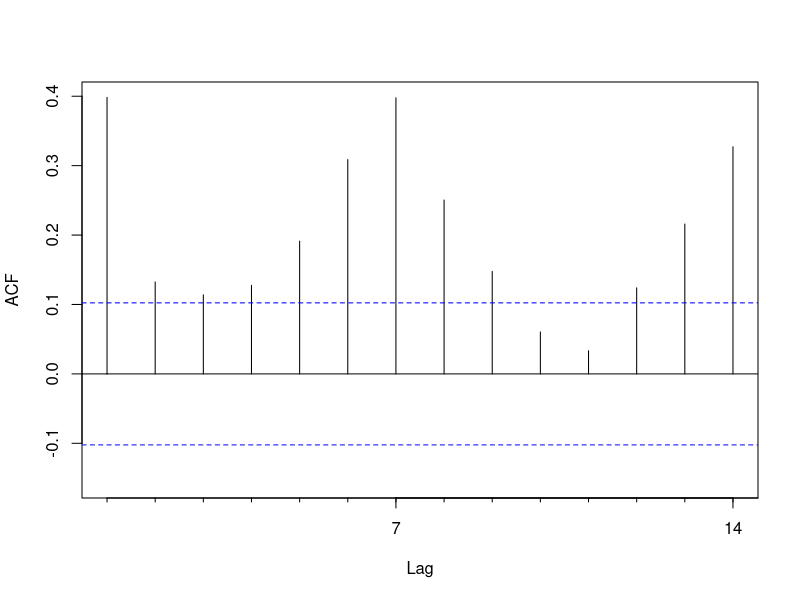
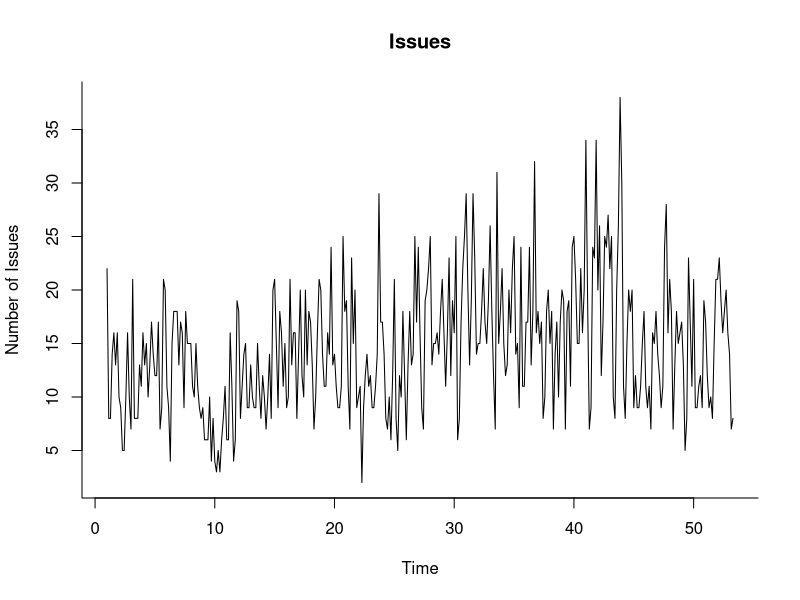
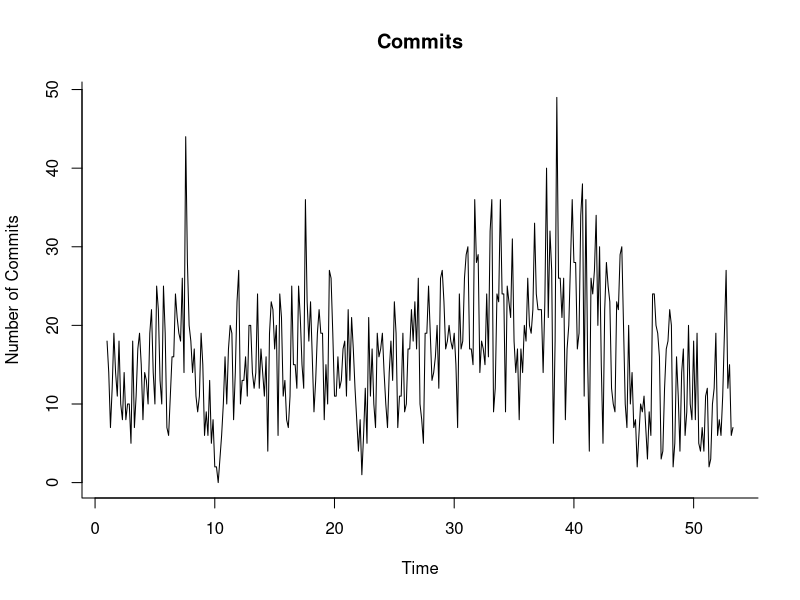
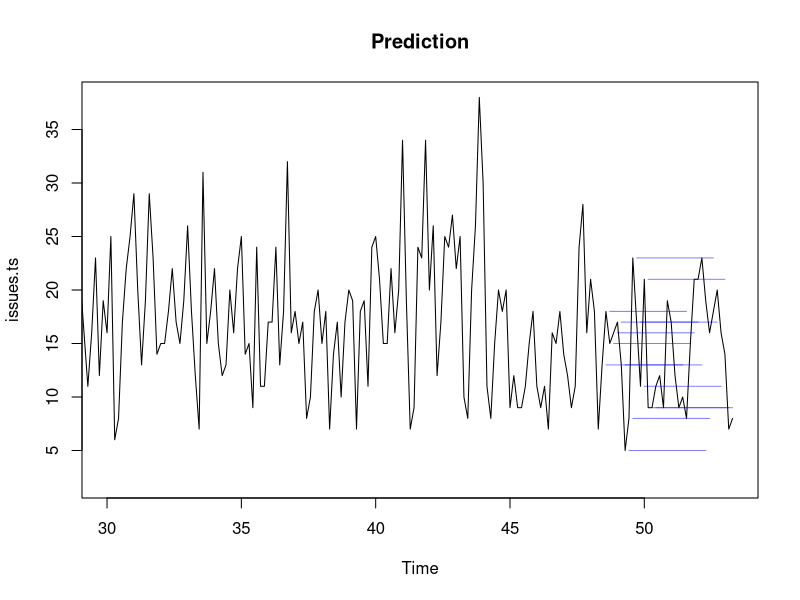
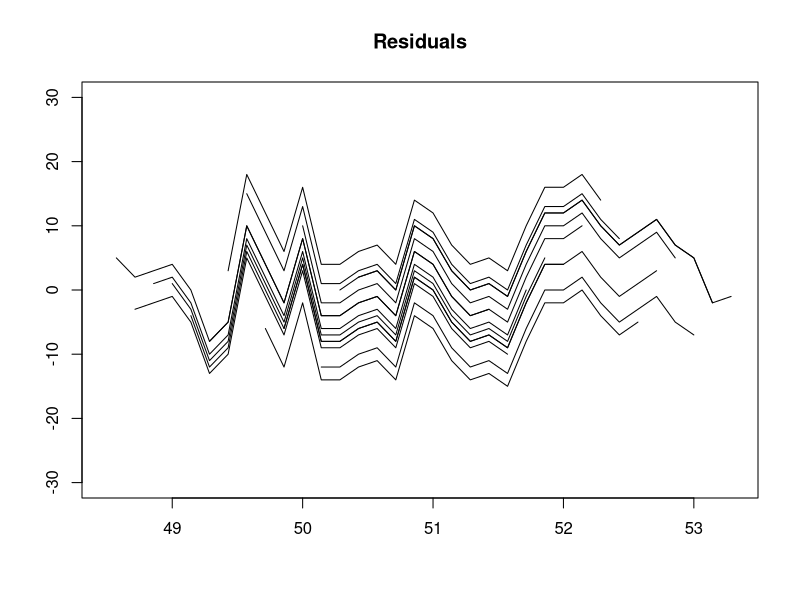
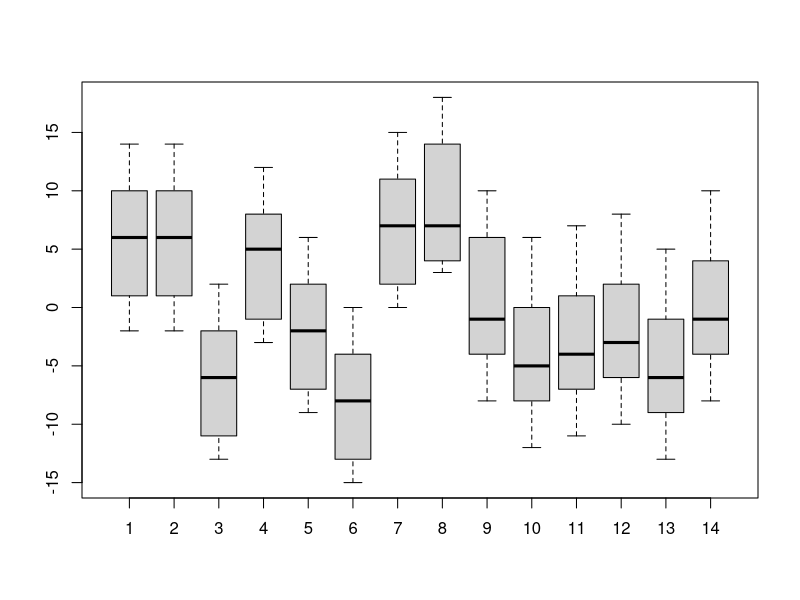
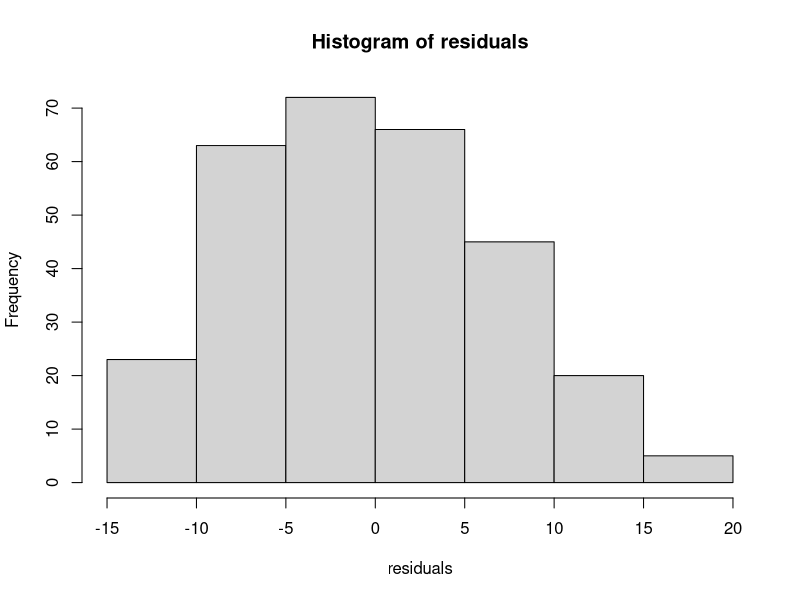
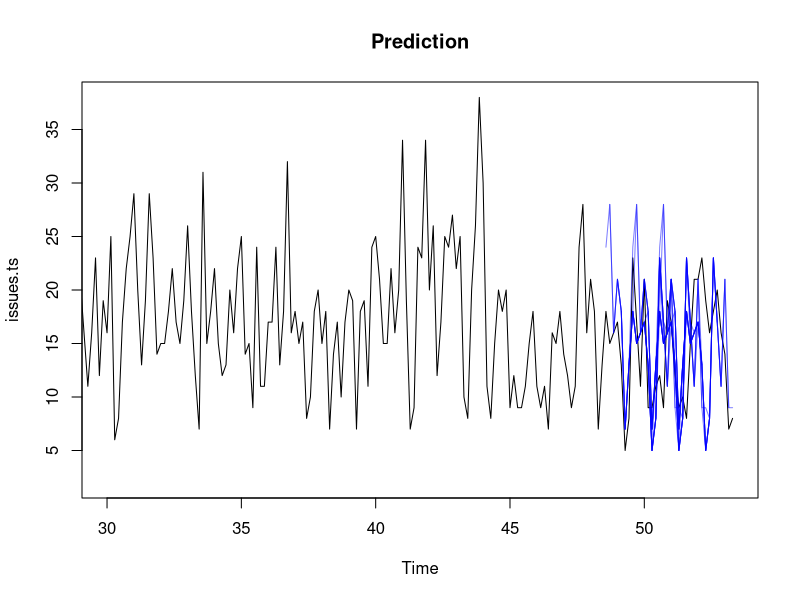

These figures' R source, in order: (Note: this script raises an error after producing the figures.)
## ---- chunk 1
#install.packages('forecast')

library('forecast')
library(knitr)
#load the data frame
issues.csv <- read.csv("issues/julialang_julia.csv")
commits.csv <- read.csv("commits/julialang_julia.csv")

issues.csv$date = as.POSIXlt(as.Date(issues.csv$date,format='%m/%d/%Y'))
commits.csv$date = as.POSIXlt(as.Date(commits.csv$date,format='%m/%d/%Y'))
## ---- chunk 2
to_date <- issues.csv$date[length(issues.csv$date)]
from_date <- to_date
from_date$year <- from_date$year - 1

issues.csv <- subset(issues.csv, date <= to_date & date >= from_date)
commits.csv <- subset(commits.csv, date <= to_date & date >= from_date)
## ---- chunk 3
#loading issues and commits into a ts object
issues.ts <- ts(issues.csv$number_of_issues, frequency = 7) 

Acf(issues.ts, lag.max = 14, main = "")

commits.ts <- ts(commits.csv$number_of_commits, frequency = 7) 
plot(issues.ts, main = 'Issues', bty = 'l', ylab = 'Number of Issues')
plot(commits.ts, main = 'Commits', bty = 'l', ylab = 'Number of Commits')
## ---- chunk 4
time <- time(issues.ts)

n.sample <- 14
n.valid <- 21


separate.train.test <- function(timeserie, n.valid) {
  time <- time(timeserie)
  n.train <- length(timeserie) - n.valid
  results = list()
  results$train.ts <- window(timeserie, start=time[1], end=time[n.train])
  results$valid.ts <- window(timeserie, start=time[n.train+1], end=time[n.train+n.valid])
  return(results)
}

all.issues <- sapply(0:(n.sample - 1), function(i) return(separate.train.test(window(issues.ts,start=time[1],end=time[length(issues.ts)-i]), n.valid)))

issues  <- separate.train.test(issues.ts, n.valid)
commits  <- separate.train.test(commits.ts, n.valid)
## ---- chunk 5
mean.all.accuracy <- function(all.forecast) {
  Reduce("+", all.forecast['summary',])/length(all.forecast['summary',])
}

plot.all.residuals <- function(all.forecast) {
  plot(1, type="l", xlab="", ylab="", main="Residuals", xlim=c(48.5, 53.3), ylim=c(-30, 30))
  sapply(1:n.sample, function(i) lines(all.forecast['residual',i]$residual))
  return(NULL)
}

plot.all.pred <- function(all.forecast) {
  plot(issues.ts, main="Prediction",xlim=c(30, 53.3))
  if (class(all.forecast['pred',1]$pred) == "forecast") {
    sapply(1:n.sample, function(i) lines(all.forecast['pred',i]$pred$mean, col=rgb(0, 0, 1, 0.5)))
  } else {
    sapply(1:n.sample, function(i) lines(all.forecast['pred',i]$pred, col=rgb(0, 0, 1, 0.5)))
  }
  return(NULL)
}

hist.all.residuals <- function(all.forecast) {
  residuals <- sapply(1:n.sample, function(i) as.numeric(all.forecast['residual',i]$residual))
  boxplot(residuals)
  hist(residuals)
  quantile(residuals,c(0.975,0.95,0.05,0.025))
}
## ---- chunk 6

naive.forecast <- function(sample) {
  results = list()
  results$valid <- sample$valid.ts
  results$pred <- naive(sample$train.ts, h=n.valid)
  results$residual <- sample$valid.ts - results$pred$mean
  results$summary <- accuracy(results$pred, sample$valid.ts)
  
  return(results)
}

all.naive.forecast <- sapply(1:n.sample, function(i) return(naive.forecast(all.issues[,i])))

kable(mean.all.accuracy(all.naive.forecast))
plot.all.pred(all.naive.forecast)
plot.all.residuals(all.naive.forecast)
hist.all.residuals(all.naive.forecast)

## ---- chunk 7
snaive.forecast <- function(sample) {
  results = list()
  results$valid <- sample$valid.ts
  results$pred <- snaive(sample$train.ts, h=n.valid)
  results$residual <- sample$valid.ts - results$pred$mean
  results$summary <- accuracy(results$pred, sample$valid.ts)
  
  return(results)
}

all.snaive.forecast <- sapply(1:n.sample, function(i) return(snaive.forecast(all.issues[,i])))

kable(mean.all.accuracy(all.snaive.forecast))
plot.all.pred(all.snaive.forecast)
plot.all.residuals(all.snaive.forecast)
hist.all.residuals(all.snaive.forecast)
## ---- chunk 8
hw.forecast <- function(sample) {
  results = list()
  results$valid <- sample$valid.ts
  results$model <- ets(sample$train.ts, model = "ZAA")
  results$pred <- forecast(results$model, h=n.valid)
  results$residual <- sample$valid.ts - results$pred$mean
  results$summary <- accuracy(results$pred, sample$valid.ts)
  
  return(results)
}

all.hw.forecast <- sapply(1:n.sample, function(i) return(hw.forecast(all.issues[,i])))

kable(mean.all.accuracy(all.hw.forecast))
plot.all.pred(all.hw.forecast)
plot.all.residuals(all.hw.forecast)
hist.all.residuals(all.hw.forecast)
## ---- chunk 9
ma.dd.forecast <- function(sample) {
  train.issues.d1 <- diff(sample$train.ts, lag = 1)
  train.issues.d1.d7 <- diff(train.issues.d1, lag = 7)
  
  ma.trailing <- rollmean(train.issues.d1.d7, k = 7, align = "right")
  last.ma <- tail(ma.trailing, 1)
  ma.trailing.pred <- ts(c(ma.trailing, rep(last.ma, n.valid)), start=c(3, 1), frequency = 7)
  
  ma.dd.pred.d1 <- train.issues.d1
  ma.dd.pred <- sample$train.ts
  
  for(i in 1:(n.valid/7)) {
    ma.dd.pred.d1 <- ma.trailing.pred + lag(ma.dd.pred.d1,k = -7)
    ma.dd.pred <- ma.dd.pred.d1 + lag(ma.dd.pred,k = -8)
  }
  
  results = list()
  results$valid <- sample$valid.ts
  
  results$pred <- ma.dd.pred
  results$residual <- sample$valid.ts - results$pred
  results$summary <- accuracy(results$pred, sample$valid.ts)
  
  return(results)
}

all.ma.dd.forecast <- sapply(1:n.sample, function(i) return(ma.dd.forecast(all.issues[,i])))

kable(mean.all.accuracy(all.ma.dd.forecast))
plot.all.pred(all.ma.dd.forecast)
plot.all.residuals(all.ma.dd.forecast)
hist.all.residuals(all.ma.dd.forecast)
## ---- chunk 10
regr.add.forecast <- function(sample) {
  results = list()
  results$valid <- sample$valid.ts
  results$model <- tslm(sample$train.ts ~ season)
  results$pred <- forecast(results$model, h=n.valid)
  results$residual <- sample$valid.ts - results$pred$mean
  results$summary <- accuracy(results$pred, sample$valid.ts)
  
  return(results)
}

all.regr.add.forecast <- sapply(1:n.sample, function(i) return(regr.add.forecast(all.issues[,i])))

kable(mean.all.accuracy(all.regr.add.forecast))
plot.all.pred(all.regr.add.forecast)
plot.all.residuals(all.regr.add.forecast)
hist.all.residuals(all.regr.add.forecast)
## ---- chunk 11
regr.mult.forecast <- function(sample) {
  results = list()
  results$valid <- sample$valid.ts
  results$model <- tslm(sample$train.ts ~ season + trend, lambda = 1)
  results$pred <- forecast(results$model, h=n.valid)
  results$residual <- sample$valid.ts - results$pred$mean
  results$summary <- accuracy(results$pred, sample$valid.ts)
  
  return(results)
}

all.regr.mult.forecast <- sapply(1:n.sample, function(i) return(regr.mult.forecast(all.issues[,i])))

kable(mean.all.accuracy(all.regr.mult.forecast))
plot.all.pred(all.regr.mult.forecast)
plot.all.residuals(all.regr.mult.forecast)
hist.all.residuals(all.regr.mult.forecast)

## ---- chunk 12
arima.forecast <- function(sample) {
  results = list()
  results$valid <- sample$valid.ts
  results$model <- Arima(sample$train.ts, order=c(1,0,0), seasonal=c(1,1,1))
  results$pred <- forecast(results$model, h=n.valid)
  results$residual <- sample$valid.ts - results$pred$mean
  results$summary <- accuracy(results$pred, sample$valid.ts)
  
  return(results)
}

all.arima.forecast <- sapply(1:n.sample, function(i) return(arima.forecast(all.issues[,i])))

kable(mean.all.accuracy(all.arima.forecast))
plot.all.pred(all.arima.forecast)
plot.all.residuals(all.arima.forecast)
hist.all.residuals(all.arima.forecast)
